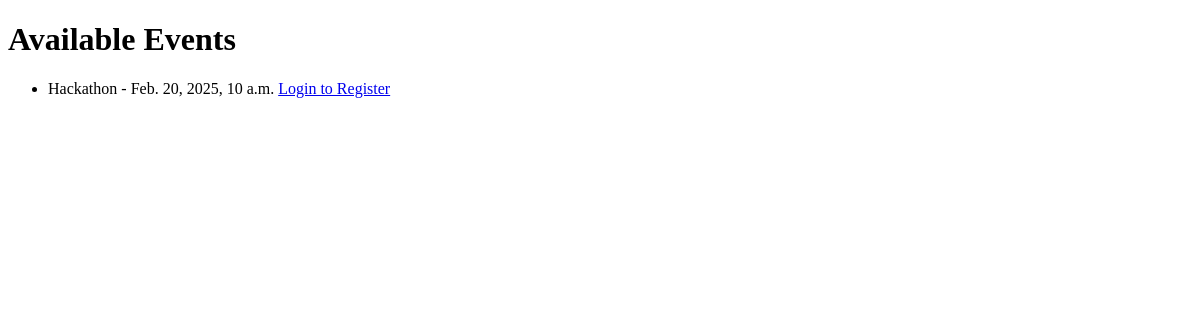
The app's page /, older data.
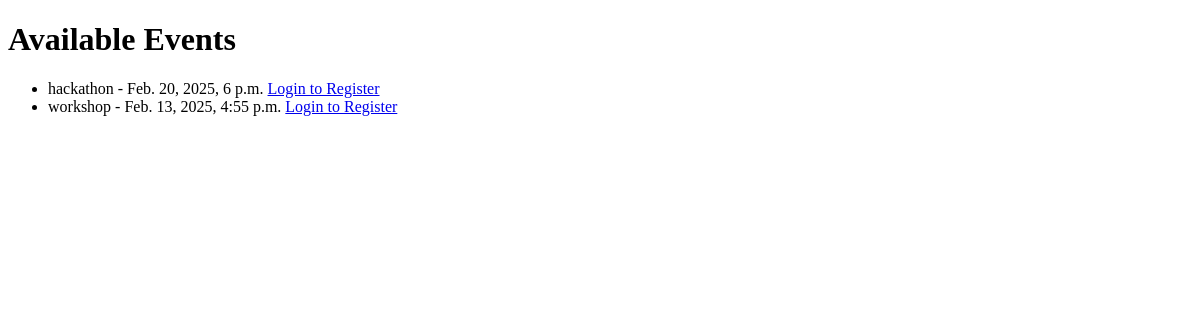
The same page, newer data.
### events/models.py (models this page shows, shortened)
class Event(models.Model):
    title = models.CharField(max_length=200)
    date = models.DateTimeField()

### events/views.py (the view)
# urls.py: path("", event_list, name="event-list"),
def event_list(request):
    events = Event.objects.all()
    return render(request, 'events/event_list.html', {'events': events})

### events/templates/events/event_list.html (shortened to what this page needs)
<!DOCTYPE html>
<html lang="en">
<head>
</head>
<body>
    <h1>Available Events</h1>
    <ul>
        {% for event in events %}
    <li>
        {{ event.title }} - {{ event.date }}
        {% if user.is_authenticated %}
            <a href="{% url 'register_for_event' event.id %}">Register</a>
        {% else %}
            <a href="{% url 'login' %}">Login to Register</a>
        {% endif %}
    </li>
{% endfor %}
    </ul>
</body>
</html>

Row changes from the older to the newer data that the page shows:
changed Event: title "Hackathon" → "hackathon"; date "Feb. 20, 2025, 10 a.m." → "Feb. 20, 2025, 6 p.m."
added Event: title "workshop", date "Feb. 13, 2025, 4:55 p.m."
